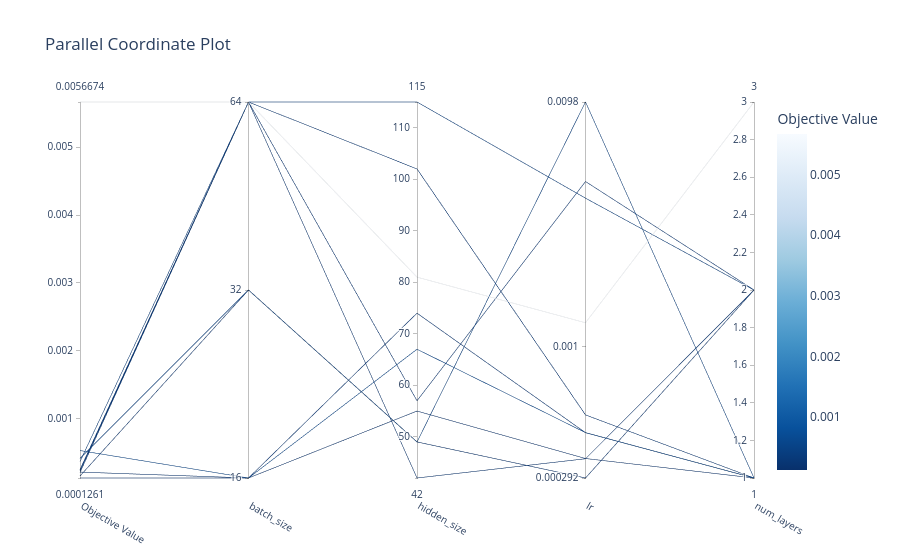

Notebook code for this chart:
### Code cell
vis.plot_parallel_coordinate(study)

### Figure 1 — Plotly figure (JSON) as saved in the notebook; plotly's stock layout.template omitted (floating-point values rounded to 4 significant figures)
{"data": [{"dimensions": [{"label": "Objective Value", "range": [0.0001261, 0.005667], "values": [0.0001261, 0.0005304, 0.0002131, 0.0004141, 0.0001556, 0.0002307, 0.0003683, 0.0002076, 0.0002487, 0.005667]}, {"label": "batch_size", "range": [0, 2], "ticktext": ["16", "32", "64"], "tickvals": [0, 1, 2], "values": [0, 0, 0, 1, 1, 2, 2, 2, 2, 2]}, {"label": "hidden_size", "range": [42, 115], "values": [55, 67, 74, 49, 49, 57, 115, 42, 102, 81]}, {"label": "lr", "range": [-3.534, -2.009], "ticktext": ["0.000292", "0.001", "0.0098"], "tickvals": [-3.534, -3, -2.009], "values": [-3.455, -3.35, -3.35, -2.009, -3.534, -2.331, -2.399, -3.456, -3.278, -2.904]}, {"label": "num_layers", "range": [1, 3], "values": [1, 1, 1, 1, 2, 2, 2, 2, 1, 3]}], "labelangle": 30, "labelside": "bottom", "line": {"color": [0.0001261, 0.0005304, 0.0002131, 0.0004141, 0.0001556, 0.0002307, 0.0003683, 0.0002076, 0.0002487, 0.005667], "colorbar": {"title": {"text": "Objective Value"}}, "colorscale": [[0, "rgb(247,251,255)"], [0.125, "rgb(222,235,247)"], [0.25, "rgb(198,219,239)"], [0.375, "rgb(158,202,225)"], [0.5, "rgb(107,174,214)"], [0.625, "rgb(66,146,198)"], [0.75, "rgb(33,113,181)"], [0.875, "rgb(8,81,156)"], [1, "rgb(8,48,107)"]], "reversescale": true, "showscale": true}, "type": "parcoords"}], "layout": {"title": {"text": "Parallel Coordinate Plot"}}}
